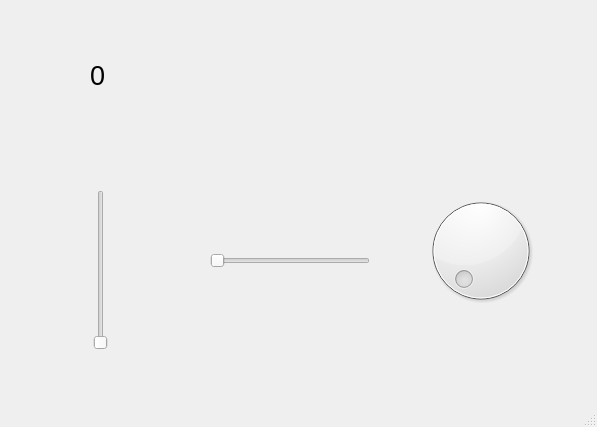
<?xml version="1.0" encoding="UTF-8"?>
<ui version="4.0">
 <class>MainWindow</class>
 <widget class="QMainWindow" name="MainWindow">
  <property name="geometry">
   <rect>
    <x>0</x>
    <y>0</y>
    <width>597</width>
    <height>427</height>
   </rect>
  </property>
  <property name="windowTitle">
   <string>MainWindow</string>
  </property>
  <widget class="QWidget" name="centralwidget">
   <widget class="QLabel" name="label">
    <property name="geometry">
     <rect>
      <x>90</x>
      <y>50</y>
      <width>51</width>
      <height>51</height>
     </rect>
    </property>
    <property name="font">
     <font>
      <pointsize>20</pointsize>
     </font>
    </property>
    <property name="text">
     <string>0</string>
    </property>
   </widget>
   <widget class="QSlider" name="horizontalSlider">
    <property name="geometry">
     <rect>
      <x>210</x>
      <y>250</y>
      <width>160</width>
      <height>22</height>
     </rect>
    </property>
    <property name="orientation">
     <enum>Qt::Horizontal</enum>
    </property>
   </widget>
   <widget class="QSlider" name="verticalSlider">
    <property name="geometry">
     <rect>
      <x>90</x>
      <y>190</y>
      <width>22</width>
      <height>160</height>
     </rect>
    </property>
    <property name="orientation">
     <enum>Qt::Vertical</enum>
    </property>
   </widget>
   <widget class="QDial" name="dial">
    <property name="geometry">
     <rect>
      <x>420</x>
      <y>190</y>
      <width>121</width>
      <height>121</height>
     </rect>
    </property>
   </widget>
  </widget>
  <widget class="QMenuBar" name="menubar">
   <property name="geometry">
    <rect>
     <x>0</x>
     <y>0</y>
     <width>597</width>
     <height>21</height>
    </rect>
   </property>
  </widget>
  <widget class="QStatusBar" name="statusbar"/>
 </widget>
 <resources/>
 <connections>
  <connection>
   <sender>horizontalSlider</sender>
   <signal>valueChanged(int)</signal>
   <receiver>label</receiver>
   <slot>setNum(int)</slot>
   <hints>
    <hint type="sourcelabel">
     <x>235</x>
     <y>276</y>
    </hint>
    <hint type="destinationlabel">
     <x>114</x>
     <y>105</y>
    </hint>
   </hints>
  </connection>
  <connection>
   <sender>dial</sender>
   <signal>valueChanged(int)</signal>
   <receiver>horizontalSlider</receiver>
   <slot>setValue(int)</slot>
   <hints>
    <hint type="sourcelabel">
     <x>473</x>
     <y>266</y>
    </hint>
    <hint type="destinationlabel">
     <x>365</x>
     <y>291</y>
    </hint>
   </hints>
  </connection>
  <connection>
   <sender>horizontalSlider</sender>
   <signal>valueChanged(int)</signal>
   <receiver>dial</receiver>
   <slot>setValue(int)</slot>
   <hints>
    <hint type="sourcelabel">
     <x>321</x>
     <y>291</y>
    </hint>
    <hint type="destinationlabel">
     <x>432</x>
     <y>309</y>
    </hint>
   </hints>
  </connection>
  <connection>
   <sender>verticalSlider</sender>
   <signal>valueChanged(int)</signal>
   <receiver>dial</receiver>
   <slot>setValue(int)</slot>
   <hints>
    <hint type="sourcelabel">
     <x>95</x>
     <y>298</y>
    </hint>
    <hint type="destinationlabel">
     <x>490</x>
     <y>333</y>
    </hint>
   </hints>
  </connection>
  <connection>
   <sender>dial</sender>
   <signal>valueChanged(int)</signal>
   <receiver>verticalSlider</receiver>
   <slot>setValue(int)</slot>
   <hints>
    <hint type="sourcelabel">
     <x>516</x>
     <y>329</y>
    </hint>
    <hint type="destinationlabel">
     <x>106</x>
     <y>367</y>
    </hint>
   </hints>
  </connection>
 </connections>
</ui>
